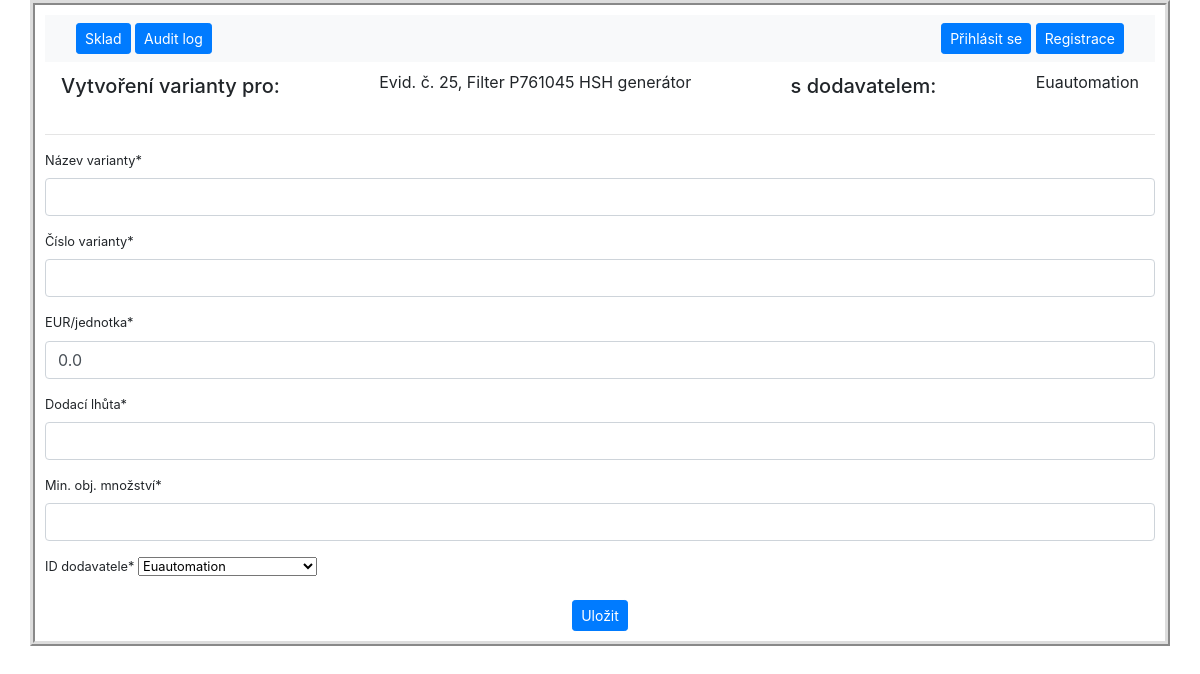
The app's page /sklad/25/create_varianty_with_dodavatel/25/ with its own data.
### hpm_sklad/models.py (models this page shows, shortened)
class Sklad(models.Model):
    class Meta:
        ordering = ["-evidencni_cislo"]
        verbose_name_plural = "Skladové položky"
    JEDNOTKY_CHOICES = [
        ('ks', 'kus'),
        ('kg', 'kilogram'),
        ('par', 'pár'),
        ('l', 'litr'),
        ('m', 'metr'),
        ('baleni', 'balení'),
    ]
    evidencni_cislo = models.AutoField(primary_key=True, verbose_name="Evidenční číslo")
    interne_cislo = models.IntegerField(null=True, verbose_name="Číslo karty")
    objednano = models.CharField(max_length=100, null=True, blank=True, verbose_name="Objednáno?")
    nazev_dilu = models.CharField(max_length=100, verbose_name="Název dílu")
    min_mnozstvi_ks = models.PositiveIntegerField(default=0, verbose_name="Minimum")
    mnozstvi = models.PositiveIntegerField(default=0, verbose_name="Množství")
    jednotky = models.CharField(max_length=10, choices=JEDNOTKY_CHOICES, default='ks', verbose_name="Jednotky")
    umisteni = models.CharField(max_length=25, null=True, verbose_name="Umístění")
    dodavatel = models.CharField(max_length=70, null=True, blank=True, verbose_name="Dodavatel")
    datum_nakupu = models.DateField(null=True, blank=True, verbose_name="Datum nákupu")
    cislo_objednavky = models.CharField(max_length=20, null=True, blank=True, verbose_name="Číslo objednávky")
    jednotkova_cena_eur = models.FloatField(default=0.0, validators=[MinValueValidator(0.0)], verbose_name="EUR/jednotka")
    celkova_cena_eur = models.FloatField(default=0.0, validators=[MinValueValidator(0.0)], verbose_name="Celkem EUR")
    poznamka = models.CharField(null=True, blank=True, max_length=200, verbose_name="Poznámka")
    ucetnictvi = models.BooleanField(default=True, verbose_name="Účetnictví")
    kriticky_dil = models.BooleanField(default=False, verbose_name="Kritický díl")
    hsh = models.BooleanField(default=False, verbose_name="HSH")
    tq8 = models.BooleanField(default=False, verbose_name="TQ8")
    tqf_xl1 = models.BooleanField(default=False, verbose_name="TQF XL1")
    tqf_xl2 = models.BooleanField(default=False, verbose_name="TQF XL2")
    dc_xl = models.BooleanField(default=False, verbose_name="DC XL")
    dac_xl1_2 = models.BooleanField(default=False, verbose_name="DAC XL1-2")
    dl_xl = models.BooleanField(default=False, verbose_name="DL XL")
    dac = models.BooleanField(default=False, verbose_name="DAC")
    lac_1 = models.BooleanField(default=False, verbose_name="LAC 1")
    lac_2 = models.BooleanField(default=False, verbose_name="LAC 2")
    ipsen_ene = models.BooleanField(default=False, verbose_name="IPSEN ENE")
    hsh_ene = models.BooleanField(default=False, verbose_name="HSH ENE")
    xl_ene1 = models.BooleanField(default=False, verbose_name="XL ENE1")
    xl_ene2 = models.BooleanField(default=False, verbose_name="XL ENE2")
    ipsen_w = models.BooleanField(default=False, verbose_name="IPSEN W")
    hsh_w = models.BooleanField(default=False, verbose_name="HSH W")
    kw = models.BooleanField(default=False, verbose_name="KW")
    kw1 = models.BooleanField(default=False, verbose_name="KW 1")
    kw2 = models.BooleanField(default=False, verbose_name="KW 2")
    kw3 = models.BooleanField(default=False, verbose_name="KW 3")
    mikrof = models.BooleanField(default=False, verbose_name="MIKROF")
    history = HistoricalRecords()
    def __str__(self):
        return "Evid. č. " + str(self.evidencni_cislo) + ", " + self.nazev_dilu

class Dodavatele(models.Model):
    class Meta:
        verbose_name_plural = "Dodavatelé"
    LANGUAGE_CHOICES = [
        ('CZ', 'Český'),
        ('SK', 'Slovenský'),
        ('DE', 'Německý'),
        ('EN', 'Anglický')
    ]
    dodavatel = models.CharField(max_length=100, verbose_name="Dodavatel")
    kontakt = models.CharField(null=True, max_length=100, verbose_name="Kontaktní osoba")
    email = models.EmailField(null=True, max_length=100, verbose_name="E-mail")
    telefon = models.CharField(null=True, max_length=20, verbose_name="Telefon")
    jazyk = models.CharField(null=True, max_length=2, choices=LANGUAGE_CHOICES, default='CZ', verbose_name="Jazyk")
    def __str__(self):
        return f"{self.dodavatel}"

### hpm_sklad/views.py (the view)
# urls.py: path('sklad/<int:pk>/create_varianty_with_dodavatel/<int:dodavatel>/', views.VariantyWithDodavatelCreateView.as_view(), name='create_varianty_with_dodavatel'),
class VariantyWithDodavatelCreateView(CreateView):
    model = Varianty
    form_class = VariantyCreateForm
    template_name = 'hpm_sklad/create_varianty_with_dodavatel.html'
    def get_initial(self):
        initial = super().get_initial()
        dodavatel_id = self.kwargs.get('dodavatel')
        if dodavatel_id:
            initial['id_dodavatele'] = Dodavatele.objects.get(id=dodavatel_id)
        return initial
    def get_context_data(self, **kwargs):
        context = super().get_context_data(**kwargs)
        dodavatel_id = self.kwargs.get('dodavatel')
        skladova_polozka = get_object_or_404(Sklad, pk=self.kwargs.get('pk'))
        context['skladova_polozka'] = skladova_polozka
        if dodavatel_id:
            dodavatel_object = Dodavatele.objects.get(id=dodavatel_id)
            context['dodavatel'] = dodavatel_object
            context['dodavatel_id'] = dodavatel_id  # Dodání ID do kontextu
        return context

### hpm_sklad/forms.py
class VariantyCreateForm(forms.ModelForm):
    class Meta:
        model = Varianty
        fields = ["nazev_varianty", "cislo_varianty", "jednotkova_cena_eur", "dodaci_lhuta", "min_obj_mnozstvi", "id_dodavatele",]
    def __init__(self, *args, **kwargs):
        super(VariantyCreateForm, self).__init__(*args, **kwargs)
        self.helper = FormHelper(self)
        self.helper.form_class = 'form-grid'
        self.helper.form_method = 'post'
        self.helper.layout = Layout(
            Div(
                Div(*[Field(field) for field in self.Meta.fields], css_class='form-column small'),
                Div(Submit('submit', 'Uložit', css_class="btn btn-sm btn-primary"),
                    css_class='d-flex justify-content-center mt-3'
                    )
                )
            )

### hpm_sklad/templates/hpm_sklad/create_varianty_with_dodavatel.html (shortened to what this page needs)
{% extends "hpm_sklad/base.html" %}
{% load static %}
{% load crispy_forms_tags %}
{% block left_content %}
<div class="navbar">
    <h5 class="text-center">Vytvoření varianty pro:</h5>
    <p>{{ skladova_polozka|truncatechars:50 }}</p>
    <h5 class="text-center">s dodavatelem:</h5>
    <p>{{ dodavatel|truncatechars:50 }}</p>
</div>
<hr>
<form method="post" action="{% url 'create_varianty_with_dodavatel' skladova_polozka.pk dodavatel_id %}">
    {% crispy form %}
</form>
{% endblock %}

### records on screen
Sklad: evidencni_cislo+nazev_dilu "Evid. č. 25, Filter P761045 HSH generátor"
Dodavatele: dodavatel "Euautomation"
